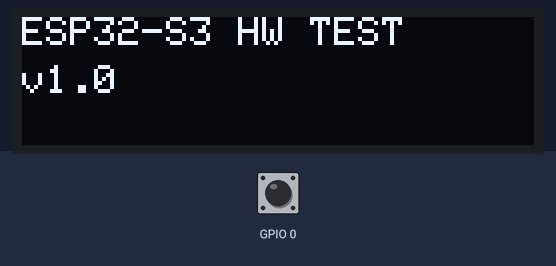
The sketch below on a simulated ESP32-S3. On the bench: 128×32 one-colour display. The test bench sets the inputs (shaded band); at power-on: GPIO 0 HIGH. I2S audio is not simulated (input reads silence); what the sketch prints to the serial monitor is not drawn.

Above: at 1.1 s.
At 6.0 s:
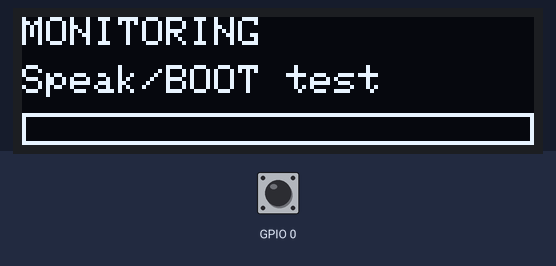
6.1 s: GPIO 0 pulled LOW for 0.15 s
At 6.5 s:
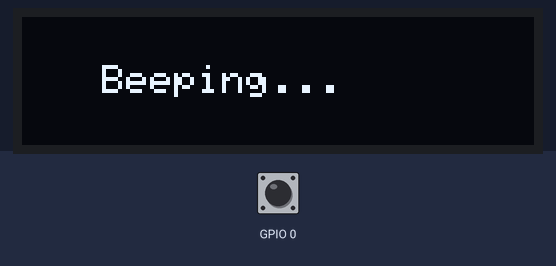
Timing chart, 0 to 9.1 s (numbered marks = the images above; inputs shaded):
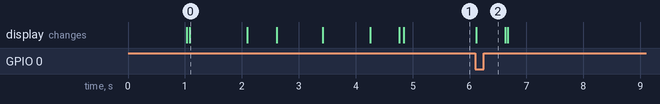

The sketch:

04-ESP32-S3-VoiceBeep-display0.91.ino
```cpp
/*
 * ESP32-S3 Complete Hardware Test
 * Modified for OLED I2C 0.91" 128x32
 * Tests: OLED Display + MAX98357A Speaker + INMP441 Microphone
 *
 * OLED Connection (I2C):
 * - SDA: GPIO 41
 * - SCL: GPIO 42
 * - Address: 0x3C
 */

#include <Arduino.h>
#include <Wire.h>
#include <Adafruit_GFX.h>
#include <Adafruit_SSD1306.h>
#include <driver/i2s.h>
#include <math.h>

// ========== OLED SETTINGS ==========
#define SCREEN_WIDTH 128
#define SCREEN_HEIGHT 32
#define OLED_RESET -1
#define OLED_ADDRESS 0x3C
#define OLED_SDA 41
#define OLED_SCL 42

// ========== SPEAKER PINS (MAX98357A) ==========
#define SPEAKER_DOUT  7     // DIN
#define SPEAKER_BCLK  15    // BCLK
#define SPEAKER_LRC   16    // LRC

// ========== MICROPHONE PINS (INMP441) ==========
#define MIC_WS        4     // Word Select
#define MIC_SCK       5     // Serial Clock
#define MIC_SD        6     // Serial Data

// ========== I2S CONFIGURATION ==========
#define SAMPLE_RATE   16000
#define I2S_SPEAKER   I2S_NUM_0
#define I2S_MIC       I2S_NUM_1

// ========== OBJECTS ==========
TwoWire myWire = TwoWire(0);
Adafruit_SSD1306 display(SCREEN_WIDTH, SCREEN_HEIGHT, &myWire, OLED_RESET);

// ========== VARIABLES ==========
int32_t mic_buffer[512];
int16_t speaker_buffer[512];
bool speaker_playing = false;
float tone_freq = 440.0f;
double phase = 0.0;

// ========== OLED FUNCTIONS ==========
void initOLED() {
  // Inisialisasi I2C dengan pin khusus
  myWire.begin(OLED_SDA, OLED_SCL);

  if(!display.begin(SSD1306_SWITCHCAPVCC, OLED_ADDRESS)) {
    Serial.println(F("SSD1306 allocation failed"));
    for(;;);
  }

  display.clearDisplay();
  display.setTextColor(SSD1306_WHITE);
  display.setTextWrap(false);
  display.display();
}

void displayTitle() {
  display.clearDisplay();
  display.setTextSize(1);
  display.setCursor(0, 0);
  display.print("ESP32-S3 HW TEST");
  display.setCursor(0, 12);
  display.print("v1.0");
  display.display();
}

void updateOLEDStatus(const char* device, const char* status) {
  display.clearDisplay();
  display.setTextSize(1);
  display.setCursor(0, 0);
  display.print(device);
  display.setCursor(0, 12);
  display.print(status);
  display.display();
}

void displayMonitoring() {
  display.clearDisplay();
  display.setTextSize(1);
  display.setCursor(0, 0);
  display.print("MONITORING");
  display.setCursor(0, 12);
  display.print("Speak/BOOT test");
  display.display();
}

void drawMicLevel(int level) {
  // Clear bottom area
  display.fillRect(0, 24, 128, 8, SSD1306_BLACK);

  // Draw mic level bar at bottom
  int barWidth = map(level, 0, 1000, 0, 128);
  barWidth = constrain(barWidth, 0, 128);

  // Draw bar
  display.drawRect(0, 24, 128, 8, SSD1306_WHITE);
  if (barWidth > 0) {
    display.fillRect(1, 25, barWidth - 2, 6, SSD1306_WHITE);
  }

  display.display();
}

// ========== SPEAKER FUNCTIONS ==========
void initSpeaker() {
  i2s_config_t speaker_config = {
    .mode = (i2s_mode_t)(I2S_MODE_MASTER | I2S_MODE_TX),
    .sample_rate = SAMPLE_RATE,
    .bits_per_sample = I2S_BITS_PER_SAMPLE_16BIT,
    .channel_format = I2S_CHANNEL_FMT_RIGHT_LEFT,
    .communication_format = I2S_COMM_FORMAT_STAND_I2S,
    .intr_alloc_flags = ESP_INTR_FLAG_LEVEL1,
    .dma_buf_count = 8,
    .dma_buf_len = 256,
    .use_apll = false,
    .tx_desc_auto_clear = true,
    .fixed_mclk = 0
  };

  i2s_pin_config_t speaker_pins = {
    .bck_io_num = SPEAKER_BCLK,
    .ws_io_num = SPEAKER_LRC,
    .data_out_num = SPEAKER_DOUT,
    .data_in_num = I2S_PIN_NO_CHANGE
  };

  i2s_driver_install(I2S_SPEAKER, &speaker_config, 0, NULL);
  i2s_set_pin(I2S_SPEAKER, &speaker_pins);
  i2s_set_clk(I2S_SPEAKER, SAMPLE_RATE, I2S_BITS_PER_SAMPLE_16BIT, I2S_CHANNEL_STEREO);
}

void playTone(float freq, int duration_ms) {
  speaker_playing = true;
  const int16_t AMP = 30000;
  const double TWOPI = 6.283185307179586;
  double dphi = TWOPI * freq / SAMPLE_RATE;

  int total_samples = (SAMPLE_RATE * duration_ms) / 1000;
  int samples_written = 0;

  while (samples_written < total_samples) {
    int samples_this_round = min(256, total_samples - samples_written);

    for (int i = 0; i < samples_this_round; i++) {
      phase += dphi;
      if (phase >= TWOPI) phase -= TWOPI;

      int16_t sample = (int16_t)(AMP * sin(phase));
      speaker_buffer[i * 2] = sample;     // Left
      speaker_buffer[i * 2 + 1] = sample; // Right
    }

    size_t written;
    i2s_write(I2S_SPEAKER, speaker_buffer, samples_this_round * 4, &written, portMAX_DELAY);
    samples_written += samples_this_round;
  }

  speaker_playing = false;
}

// ========== MICROPHONE FUNCTIONS ==========
void initMicrophone() {
  i2s_config_t mic_config = {
    .mode = (i2s_mode_t)(I2S_MODE_MASTER | I2S_MODE_RX),
    .sample_rate = SAMPLE_RATE,
    .bits_per_sample = I2S_BITS_PER_SAMPLE_32BIT,
    .channel_format = I2S_CHANNEL_FMT_ONLY_LEFT,
    .communication_format = I2S_COMM_FORMAT_STAND_I2S,
    .intr_alloc_flags = ESP_INTR_FLAG_LEVEL1,
    .dma_buf_count = 4,
    .dma_buf_len = 1024,
    .use_apll = false,
    .tx_desc_auto_clear = false,
    .fixed_mclk = 0
  };

  i2s_pin_config_t mic_pins = {
    .bck_io_num = MIC_SCK,
    .ws_io_num = MIC_WS,
    .data_out_num = I2S_PIN_NO_CHANGE,
    .data_in_num = MIC_SD
  };

  i2s_driver_install(I2S_MIC, &mic_config, 0, NULL);
  i2s_set_pin(I2S_MIC, &mic_pins);
  i2s_zero_dma_buffer(I2S_MIC);

  // Flush initial garbage
  for (int i = 0; i < 10; i++) {
    size_t bytes_read;
    i2s_read(I2S_MIC, mic_buffer, sizeof(mic_buffer), &bytes_read, 100);
  }
}

int readMicLevel() {
  size_t bytes_read;
  i2s_read(I2S_MIC, mic_buffer, sizeof(mic_buffer), &bytes_read, 100);

  if (bytes_read == 0) return 0;

  int samples = bytes_read / sizeof(int32_t);
  int64_t sum = 0;

  for (int i = 0; i < samples; i++) {
    int16_t sample = (int16_t)(mic_buffer[i] >> 14);
    sum += abs(sample);
  }

  return sum / samples;
}

// ========== SETUP ==========
void setup() {
  Serial.begin(115200);
  delay(1000);

  Serial.println("\n╔════════════════════════════════════════════╗");
  Serial.println("║   ESP32-S3 Complete Hardware Test         ║");
  Serial.println("║   OLED I2C 0.91\" 128x32 Version          ║");
  Serial.println("╚════════════════════════════════════════════╝\n");

  // Initialize OLED
  Serial.print("Initializing OLED... ");
  initOLED();
  Serial.println("OK!");
  displayTitle();
  delay(1000);

  // Initialize Speaker
  Serial.print("Initializing Speaker... ");
  initSpeaker();
  Serial.println("OK!");
  updateOLEDStatus("Speaker:", "OK");
  delay(500);

  // Test speaker with beep
  Serial.println("Testing speaker (beep)...");
  updateOLEDStatus("Spk Test:", "Beeping...");
  playTone(440, 300);  // A4 note for 300ms
  delay(200);
  playTone(523, 300);  // C5 note for 300ms
  updateOLEDStatus("Spk Test:", "Done!");
  delay(500);

  // Initialize Microphone
  Serial.print("Initializing Microphone... ");
  initMicrophone();
  Serial.println("OK!");
  updateOLEDStatus("Mic:", "OK");
  delay(500);

  // Show monitoring screen
  displayMonitoring();

  Serial.println("\n╔════════════════════════════════════════════╗");
  Serial.println("║  ALL SYSTEMS READY!                       ║");
  Serial.println("║  - Speak/clap to test microphone          ║");
  Serial.println("║  - Press BOOT button for beep test        ║");
  Serial.println("╚════════════════════════════════════════════╝\n");

  // Configure BOOT button
  pinMode(0, INPUT_PULLUP);
}

// ========== LOOP ==========
void loop() {
  static uint32_t last_update = 0;
  static uint32_t last_beep = 0;
  static bool boot_pressed = false;

  // Check BOOT button (GPIO 0)
  if (digitalRead(0) == LOW && !boot_pressed) {
    boot_pressed = true;

    if (millis() - last_beep > 1000) {  // Debounce
      Serial.println("🔊 Playing test beep...");

      // Show on OLED
      display.clearDisplay();
      display.setTextSize(1);
      display.setCursor(20, 12);
      display.print("Beeping...");
      display.display();

      playTone(440, 200);
      delay(100);
      playTone(523, 200);

      // Back to monitoring
      displayMonitoring();

      last_beep = millis();
    }
  } else if (digitalRead(0) == HIGH) {
    boot_pressed = false;
  }

  // Update mic level every 100ms
  if (millis() - last_update > 100) {
    int mic_level = readMicLevel();

    // Update OLED bar
    drawMicLevel(mic_level);

    // Print to serial
    int bar_length = map(mic_level, 0, 1000, 0, 40);
    bar_length = constrain(bar_length, 0, 40);

    Serial.print("[");
    for (int i = 0; i < 40; i++) {
      Serial.print(i < bar_length ? "█" : " ");
    }
    Serial.print("] ");
    Serial.printf("Level: %4d ", mic_level);

    if (mic_level < 100) {
      Serial.println("🔇 Silent");
    } else if (mic_level < 300) {
      Serial.println("🔉 Quiet");
    } else if (mic_level < 600) {
      Serial.println("🔊 Normal");
    } else {
      Serial.println("📢 LOUD!");
    }

    last_update = millis();
  }

  delay(10);
}
```

Measured:
- after the input at 6.1 s, the display: changes at once (image 2)
- what the display in image 0 shows lasts 1.0 s, from 1.1 s to 2.1 s
